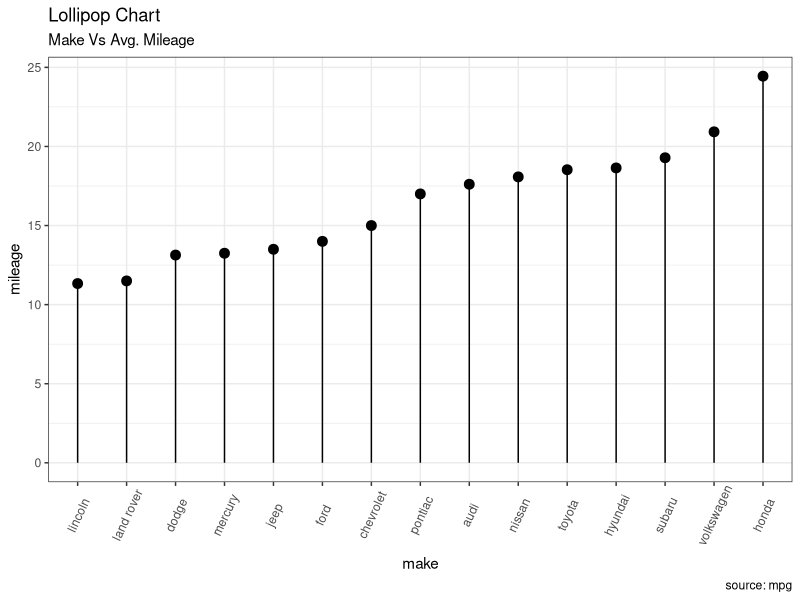
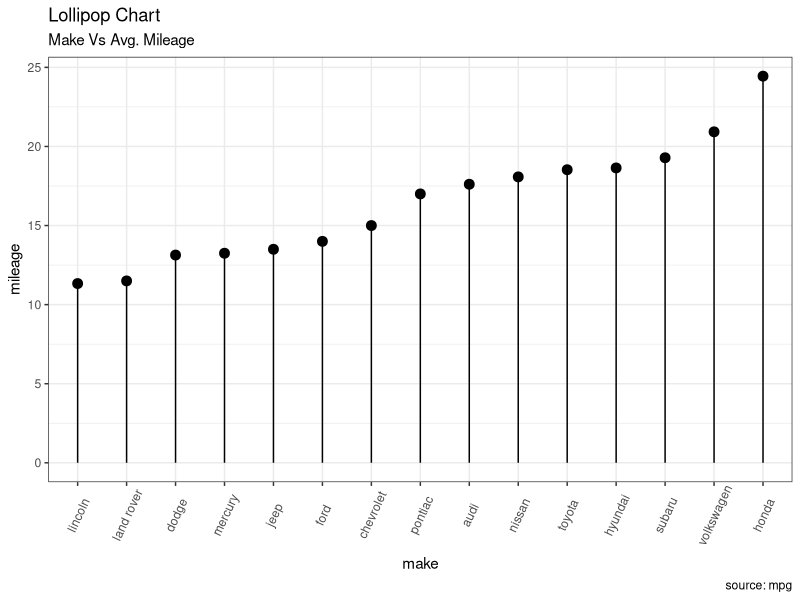

Source code (R) for these figures, in order:
library(ggplot2)
theme_set(theme_bw())
# Prepare data: group mean city mileage by manufacturer.
cty_mpg <- aggregate(mpg$cty, by=list(mpg$manufacturer), FUN=mean)  # aggregate
cty_mpg
mpg
colnames(cty_mpg) <- c("make", "mileage")  # change column names
cty_mpg <- cty_mpg[order(cty_mpg$mileage), ]  # sort
cty_mpg$make <- factor(cty_mpg$make, levels = cty_mpg$make)  # to retain the order in plot.
head(cty_mpg, 4)

# Plot
ggplot(cty_mpg, aes(x=make, y=mileage)) + 
      geom_point(size=3) + 
      geom_segment(aes(x=make, 
                       xend=make, 
                       y=0, 
                       yend=mileage)) + 
      labs(title="Lollipop Chart", 
           subtitle="Make Vs Avg. Mileage", 
           caption="source: mpg") + 
      theme(axis.text.x = element_text(angle=65, vjust=0.6))
ggsave("test.tiff", units="in", width=12, height=6, dpi=300, compression = 'lzw')





